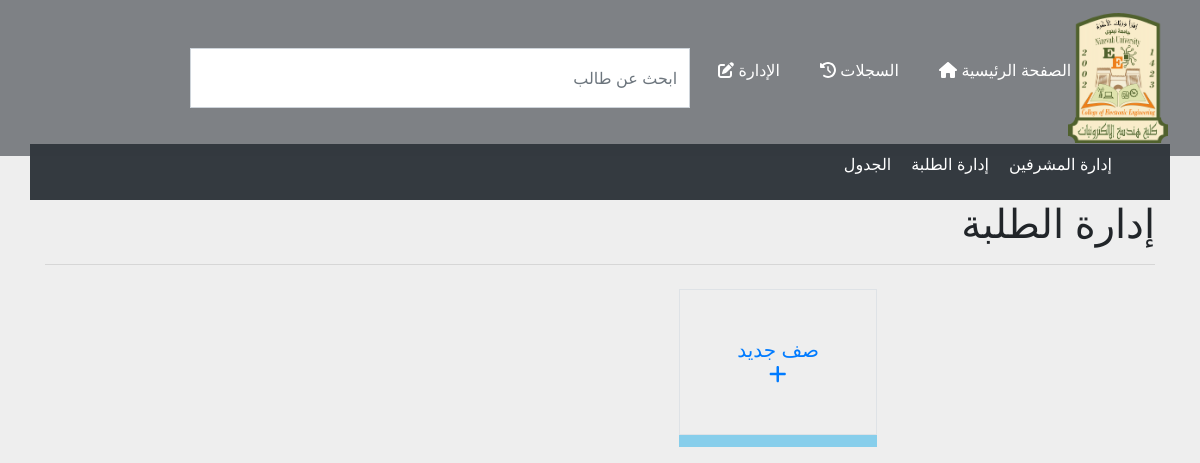
Before: /manage.php with the older database file.
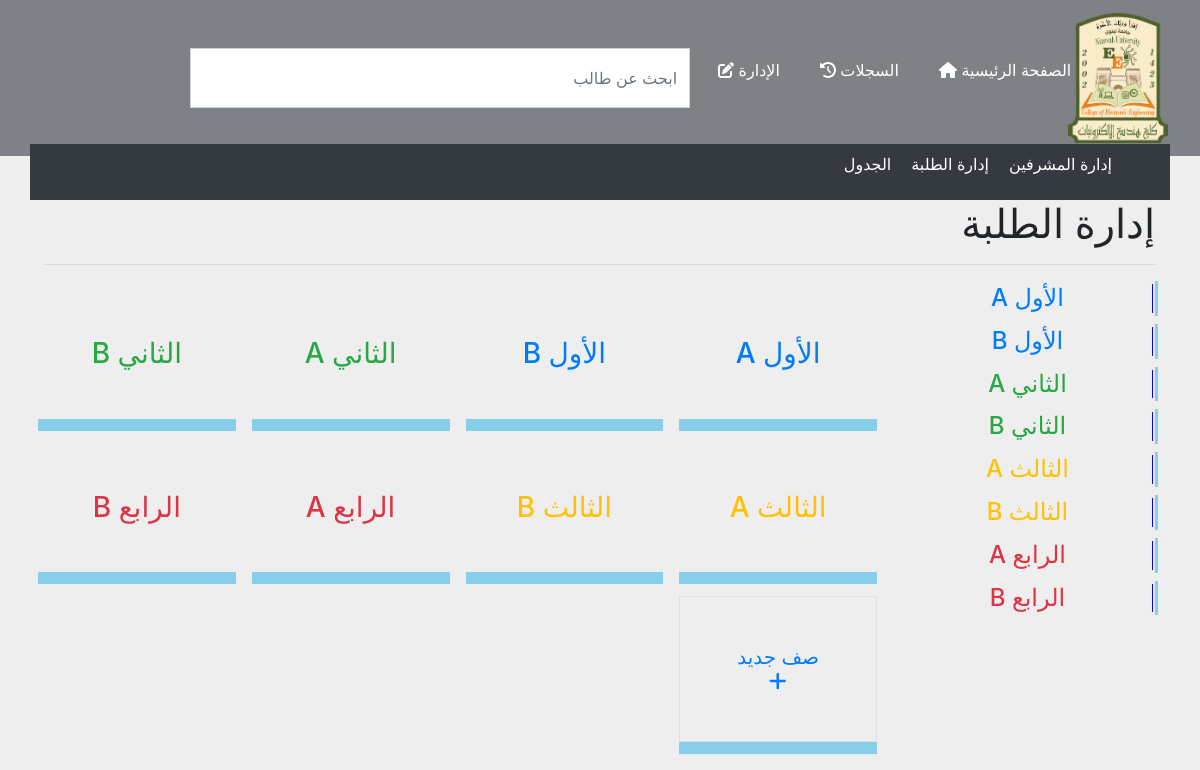
After: the same page with the newer database file.
### tables this page shows
CREATE TABLE `stages` (
  `id` int(11) NOT NULL,
  `stage` smallint(6) NOT NULL,
  `division` varchar(24) NOT NULL
);

### includes/doStudent.php (the view, shortened to what this page needs)
<h1>إدارة الطلبة</h1>
<hr>
<div class="row">
    <div class="col-sm-12 col-md-4 col-lg-3 ">
        <?php
        $query = mysqli_query($con, "SELECT * FROM `stages` ORDER BY `stages`.`stage` ASC, `stages`.`division` ASC");
        while($row = mysqli_fetch_assoc($query)){
        ?>
        <a href="?do=stage&auv=<?php echo $row['stage']; ?>&buv=<?php echo $row['division'];?>">
            <div class=" h4 center ul1">
                <?php
                if($row['stage'] === "1"){
                    echo '<div class="text-primary li1 ">' . "الأول" . " " . $row['division'] . "</div>";
                }elseif($row['stage'] === "2"){
                    echo '<div class="text-success li1 ">' . "الثاني" . " " . $row['division'] . "</div>";
                }elseif($row['stage'] === "3"){
                    echo '<div class="text-warning li1 ">' . "الثالث" . " " . $row['division'] . "</div>";
                }elseif($row['stage'] === "4"){
                    echo '<div class="text-danger li1 ">' . "الرابع" . " " . $row['division'] . "</div>";
                }
                ?>
            </div>
        </a>
        <?php } ?>
    </div>
    <?php if($do == 'students'){ ?>
    <div class="col-sm-12 col-md-8 col-lg-9">
        <div class="row">
            <?php
            $query = mysqli_query($con, "SELECT * FROM `stages` ORDER BY `stages`.`stage` ASC, `stages`.`division` ASC");
            while($row = mysqli_fetch_assoc($query)){
            ?>
            <div class="col-sm-12 col-md-4 col-lg-3 p-2">
                <a href="?do=stage&auv=<?php echo $row['stage']; ?>&buv=<?php echo $row['division'];?>">
                    <div class="shadow-padding center h3 ">
                        <?php
                        if($row['stage'] === "1"){
                            echo '<span class="text-primary">' . "الأول" . " " . $row['division'] . "</span>";
                        }elseif($row['stage'] === "2"){
                            echo '<span class="text-success">' . "الثاني" . " " . $row['division'] . "</span>";
                        }elseif($row['stage'] === "3"){
                            echo '<span class="text-warning">' . "الثالث" . " " . $row['division'] . "</span>";
                        }elseif($row['stage'] === "4"){
                            echo '<span class="text-danger">' . "الرابع" . " " . $row['division'] . "</span>";
                        }
                        ?>
                    </div>
                </a>
            </div>
            <?php } ?>
            <div class="col-sm-12 col-md-4 col-lg-3 p-2">
                <div onclick="hid4show('addclassUI', 'addclass')" id="addclassUI" class="border shadow-padding center h5 text-primary">
                    صف جديد <i class=" fa fa-add"></i>
                </div>
            </div>
        </div>
    </div>
    <?php } ?>
</div>

Changed rows visible on the page:
added stages: division "A"
added stages: division "B"
added stages: division "A"
added stages: division "B"
added stages: division "A"
added stages: division "B"
added stages: division "A"
added stages: division "B"
